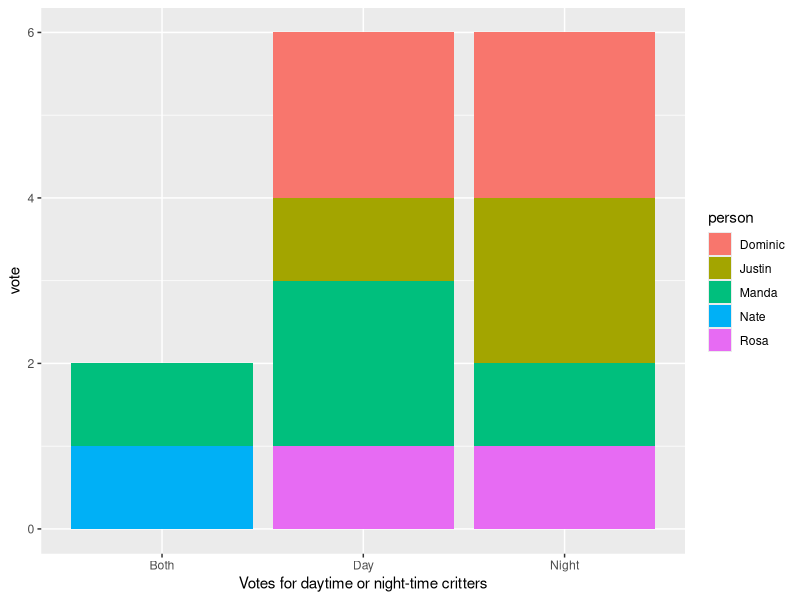
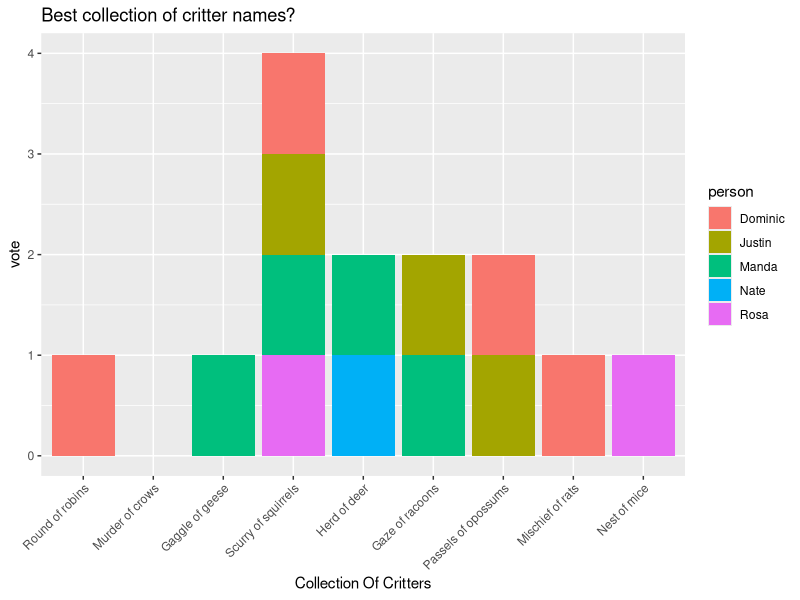
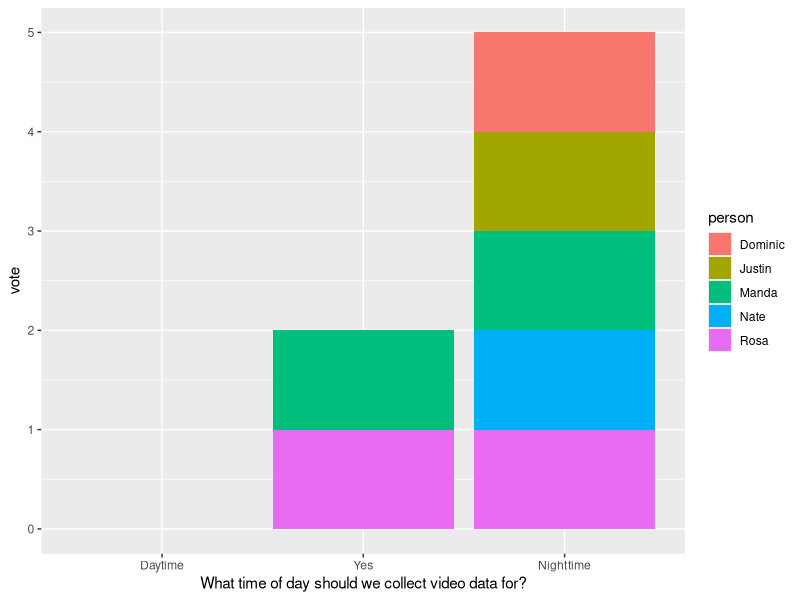

Here is the R script that generated these plots, in order:
## ---- chunk 1
library(tidyverse)
critters <- c("Gaze of racoons", "Gaggle of geese", "Scurry of squirrels", "Herd of deer", "Passels of opossums", "Mischief of rats", "Nest of mice", "Murder of crows", "Round of robins")
critters <- factor(critters, levels = c("Round of robins",
                                        "Murder of crows",
                                        "Gaggle of geese",
                                        "Scurry of squirrels",
                                        "Herd of deer",
                                        "Gaze of racoons",
                                        "Passels of opossums",
                                        "Mischief of rats",
                                        "Nest of mice"))
votes <- c(c(1,0,1,0,1,0,0,0,0), 
           c(1,1,1,1,0,0,0,0,0), 
           c(0,0,0,1,0,0,0,0,0), 
           c(0,0,1,0,1,1,0,0,1),
           c(0,0,1,0,0,0,1,0,0))
day_critters <- data.frame(collection = rep(critters, 5), 
                           person = c(rep(c("Justin"), 9), rep(c("Manda"), 9), rep(c("Nate"), 9), rep(c("Dominic"), 9), rep(c("Rosa"), 9)),
                           vote = votes)
day_critters <- day_critters %>% mutate(day_or_night = ifelse(
                                        collection  %in% c("Round of robins",
                                                           "Murder of crows",
                                                            "Gaggle of geese",
                                                            "Scurry of squirrels"), "Day", ifelse(collection == "Herd of deer", "Both", "Night")))
#day_critters
ggplot(data = day_critters, aes(x =day_or_night, y = vote, fill = person)) +
  geom_bar(stat="identity") +
  xlab("Votes for daytime or night-time critters")
ggplot(data = day_critters, aes(x=collection, y=vote, fill = person)) +
  geom_bar(stat = "identity") +
  theme(axis.text.x = element_text(angle = 45, hjust=1))+
  xlab("Collection Of Critters")+
  ggtitle("Best collection of critter names?")
## ---- chunk 2
votes <- c(c(0,0,1),
           c(0,1,1),
           c(0,0,1),
           c(0,0,1),
           c(0,1,1))
day_night <- data.frame(day_or_night = rep(c("Daytime", "Yes", "Nighttime"), 5),
                        person = c(rep(c("Justin"), 3), rep(c("Manda"), 3), rep(c("Nate"), 3), rep(c("Dominic"), 3), rep(c("Rosa"), 3)),
                        vote = votes)
day_night$day_or_night <- factor(day_night$day_or_night, levels = c("Daytime", "Yes", "Nighttime"))
ggplot(data = day_night, aes(x = day_or_night, y = vote, fill = person))+
  geom_bar(stat = "identity")+
  xlab("What time of day should we collect video data for?")
